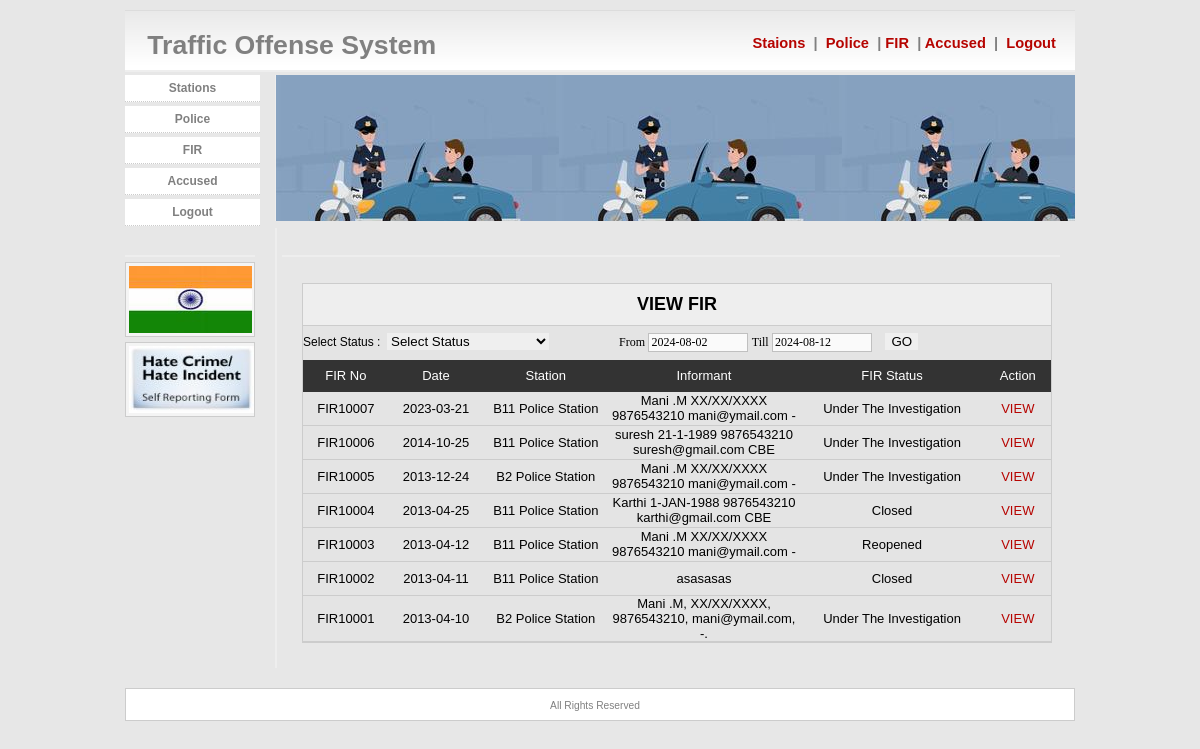
Screenshot of /admin/viewfir.php with the database file from the repository.
### tables this page shows
CREATE TABLE `fir` (
  `fir_id` int(11) NOT NULL,
  `fir_no` varchar(100) NOT NULL,
  `fir_date` date NOT NULL,
  `fir_act` varchar(100) NOT NULL,
  `fir_section` varchar(100) NOT NULL,
  `fir_offence` longtext NOT NULL,
  `fir_df` varchar(100) NOT NULL,
  `fir_dt` varchar(100) NOT NULL,
  `fir_tf` varchar(100) NOT NULL,
  `fir_tt` varchar(100) NOT NULL,
  `fir_informant` longtext NOT NULL,
  `fir_suspect` longtext NOT NULL,
  `fir_comp` int(11) NOT NULL,
  `fir_sta` varchar(100) NOT NULL,
  `fir_status` varchar(100) NOT NULL
);

### admin/viewfir.php (the view, shortened to what this page needs)
<?php
 include_once "../db/db.php";
?>
<html><head><title>Traffic Offense System</title>
</head>
<link href="../css/style.css" rel="stylesheet" type="text/css" />
<body onLoad="doOnLoad();">
<div id="main">
<div id="header">
<div id="title">
				&nbsp;&nbsp; Traffic Offense System </div>
                    <div id="title1">
					 &nbsp;&nbsp;&nbsp;&nbsp;&nbsp;&nbsp;&nbsp;&nbsp;&nbsp;&nbsp;&nbsp;&nbsp;<a href="index.php">&nbsp;Staions&nbsp;</a> | <a href="police.php"> &nbsp;Police&nbsp;</a> | <a href="viewfir.php">FIR&nbsp;</a> | <a href="acc.php">Accused&nbsp;</a> | <a href="../logout.php"> &nbsp;Logout&nbsp;</a></div>
</div>
<div id="side">
<ul>
					<li><a href="index.php">Stations</a></li>
					<li><a href="police.php">Police</a></li>
				    <li><a href="viewfir.php">FIR</a></li>
				    <li><a href="acc.php">Accused</a></li>
					<li><a href="../logout.php">Logout</a></li>
				</ul>
<div class="side2">
					<h3>&nbsp;</h3>
					<div id="sidebox">
					 <img src="../images/image.jpg" width="123" height="67" />					</div>
					<div id="sidebox">
					 <img src="../images/hatecrime.jpg" width="125" height="67" />					</div>
			  </div>
</div>
<div id="banner"></div>
<div class="inner">
<h3>&nbsp;</h3>
<br>
<form id="form1" name="form1" method="post" action="" enctype="multipart/form-data" onSubmit="return valid()" style="padding-left:20px">
<table align="center" cellpadding="0" cellspacing="0" width="750" bgcolor="#e4e4e4" style="border:1px solid #CCCCCC;font-size:12px">
			<tr bgcolor="#e4e4e4">
			  <td colspan="2" style="border-bottom:1px solid #CCCCCC;padding:10px" bgcolor="#eeeeee" align="center"><h2>VIEW FIR </h2></td>
	</tr>
			<tr>
<td height="34" colspan="2">Select Status&nbsp;:&nbsp;
  <select name="fir_status" onChange="check1()">
    <option value="">Select Status</option>
  </select>
  	<link rel="stylesheet" type="text/css" href="../codebase/dhtmlxcalendar.css"></link>
	<link rel="stylesheet" type="text/css" href="../codebase/skins/dhtmlxcalendar_dhx_skyblue.css"></link>
<span class="label">From</span> <input type="text" name="date_from" id="date_from" onClick="setSens('date_to', 'max');" readonly="true">
<span class="label">Till</span> <input type="text" name="date_to" id="date_to" onClick="setSens('date_from', 'min');" readonly="true">
  <input type="button" value="GO" onClick="check1()"></td>
	    </tr>
<tr>
  <td align="center">
 <table width="100%" border="1" cellpadding="0px" cellspacing="0px" bordercolor="#000000" style="font-size:13px">
  <tr style="background-color:#333333;color:#FFFFFF">
    <td width="91" height="32" align="center">FIR No</td>
	<td width="106" height="32" align="center">Date</td>
    <td width="141" height="32" align="center">Station</td>
    <td width="206" align="center">Informant</td>
    <td width="206" align="center">FIR Status </td>
    <td width="72" align="center">Action</td>
	</tr>
 <?php
if($_REQUEST['fir_status'] != '')
{
$where = "fir_status ='".$_REQUEST['fir_status']."'";
}elseif($_REQUEST['date_from'] != '' && $_REQUEST['date_to'] != '')
{
$where = "fir_date between '".$_REQUEST['date_from']."' AND '".$_REQUEST['date_to']."'";
}else{
$where="fir_id like '%'";
}
$sel="select * from fir where ".$where." order by fir_id desc";
 $from=mysqli_query($con,$sel);
 while($sta=mysqli_fetch_object($from))
 {
 ?>
  <tr>
    <td height="34" align="center" style="border-bottom:1px solid #CCCCCC;"><?php echo $sta->fir_no; ?></td>
	<td align="center" style="border-bottom:1px solid #CCCCCC;"><?php echo $sta->fir_date; ?></td>
	<td align="center" style="border-bottom:1px solid #CCCCCC;"><?php echo $sta->fir_sta; ?></td>
    <td align="center" style="border-bottom:1px solid #CCCCCC;"><?php echo $sta->fir_informant; ?></td>
    <td align="center" style="border-bottom:1px solid #CCCCCC;"><?php echo $sta->fir_status; ?></td>
    <td align="center" style="border-bottom:1px solid #CCCCCC;"><a href="view.php?id=<?php echo $sta->fir_id; ?>" style="text-decoration:none;">
		VIEW</a></td>
	</tr>
  <?php } ?>
  </table></td></tr>
			</table>
	</form>
<h1>&nbsp;</h1>
		  </div>
 <div id="footer"><span class="divider"></span>
            All Rights Reserved
</div>
</div>
</body>
</html>

### css/style.css (style rules this page uses)
* { border: 0; margin: 0; }
body { margin: 0px; font-family: Arial, Verdana, Sans-Serif; font-size: 0.8em; background: #E7E7E7; }
#header { clear: both; text-align: right; padding: 20px 15px 0 0; margin: 10px 0 3px 0; height: 40px; border-bottom: 2px solid #eee; background: #FFF url(../images/fade.gif); color: #808080; }
#banner { margin: 0 0 5px 150px; line-height: 1.4em; background: url(../images/header.jpg); height: 146px; border-left: 1px solid #EEEEEE; }
#main { width: 950px; margin: 0px auto; }
#footer { clear: both; color: #808080; background: #FFF; font-size: 0.8em; text-align: center; padding: 9px 10px 9px 0; margin: 10px 0px 0px 0px; border: 1px solid #ccc; }
a { text-decoration: none; color: #B60400; }
.divider { background: url(../images/divider.png) no-repeat center top; display: block; height: 2px; width: 572px; margin: 0 auto; position: relative; }
#side { clear: left; float: left; width: 150px; margin: 0 0 10px 0; padding: 0; font-size: 0.9em; }
#side ul { list-style: none; width: 150px; margin: 0 0 0 -10px; padding: 0; font-size: 1.1em; }
#side li { margin-bottom: 4px; padding: 0 5px 0 10px; }
#side li a { font-size: 9pt; font-weight: bold; text-align: right; height: 20px; text-decoration: none; color: #808080; display: block; padding: 6px 10px 0 10px; background: #fff; border-bottom: 1px dotted #ccc; text-align:center; }
#title { float: left; font-size: 20pt; font-weight: bold; padding: 0 0 0 0; }
#title1 { float: right; font-size: 11pt; font-weight: bold; padding: 5px 0 0 0; }
.side2 { margin: 9px 0 10px 0; width: 130px; color: #6B6B6B; line-height: 1.6em; }
#sidebox { border: 1px solid #ccc; background: #f4f4f4; padding: 3px; margin-top: 5px; }
h3 { font-size: 1.3em; margin: 0 0 5px 0; padding: 2px 0px 0px 0px; border-bottom: 2px solid #eee; }
.inner { margin: 7px 10px 20px 150px; padding: 5px 5px 5px 5px; line-height: 1.6em; text-align: left; color: #5D5D5D; border-left: 2px solid #eee; }
.inner a, #inner a:visited { text-decoration: underline; }

### admin/viewfir.php (style rules this page uses)
input#date_from, input#date_to { font-family: Tahoma; font-size: 12px; background-color: #fafafa; border: #c0c0c0 1px solid; width: 100px; }
span.label { font-family: Tahoma; font-size: 12px; }

### rows the page displays
fir: fir_no "FIR10007", fir_date "2023-03-21", fir_sta "B11 Police Station", fir_informant "Mani .M XX/XX/XXXX 9876543210 mani@ymail.com -", fir_status "Under The Investigation"
fir: fir_no "FIR10006", fir_date "2014-10-25", fir_sta "B11 Police Station", fir_informant "suresh 21-1-1989 9876543210 suresh@gmail.com CBE", fir_status "Under The Investigation"
fir: fir_no "FIR10005", fir_date "2013-12-24", fir_sta "B2 Police Station", fir_informant "Mani .M XX/XX/XXXX 9876543210 mani@ymail.com -", fir_status "Under The Investigation"
fir: fir_no "FIR10004", fir_date "2013-04-25", fir_sta "B11 Police Station", fir_informant "Karthi 1-JAN-1988 9876543210 karthi@gmail.com CBE", fir_status "Closed"
fir: fir_no "FIR10003", fir_date "2013-04-12", fir_sta "B11 Police Station", fir_informant "Mani .M XX/XX/XXXX 9876543210 mani@ymail.com -", fir_status "Reopened"
fir: fir_no "FIR10002", fir_date "2013-04-11", fir_sta "B11 Police Station", fir_informant "asasasas", fir_status "Closed"
fir: fir_no "FIR10001", fir_date "2013-04-10", fir_sta "B2 Police Station", fir_informant "Mani .M, XX/XX/XXXX, 9876543210, mani@ymail.com, -.", fir_status "Under The Investigation"
